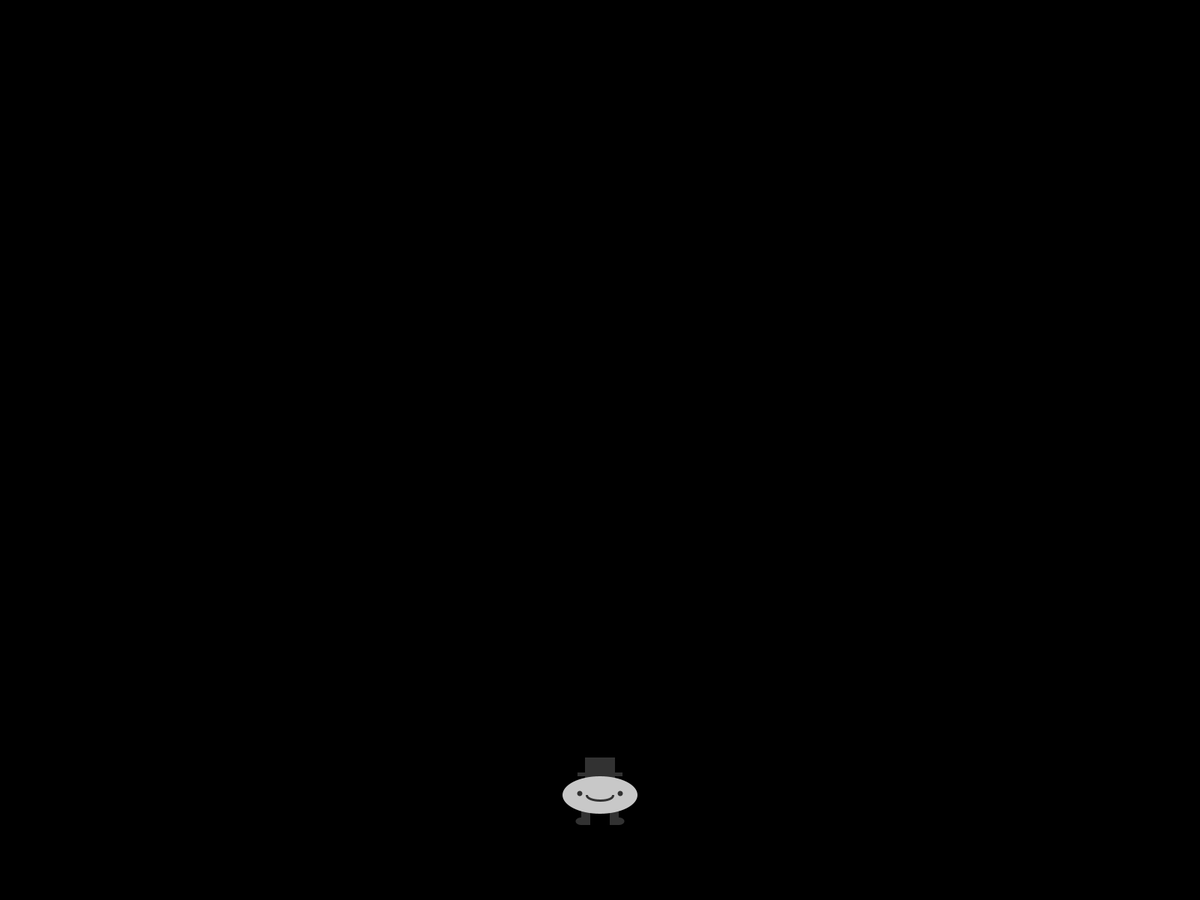
Frame 1 (no input)
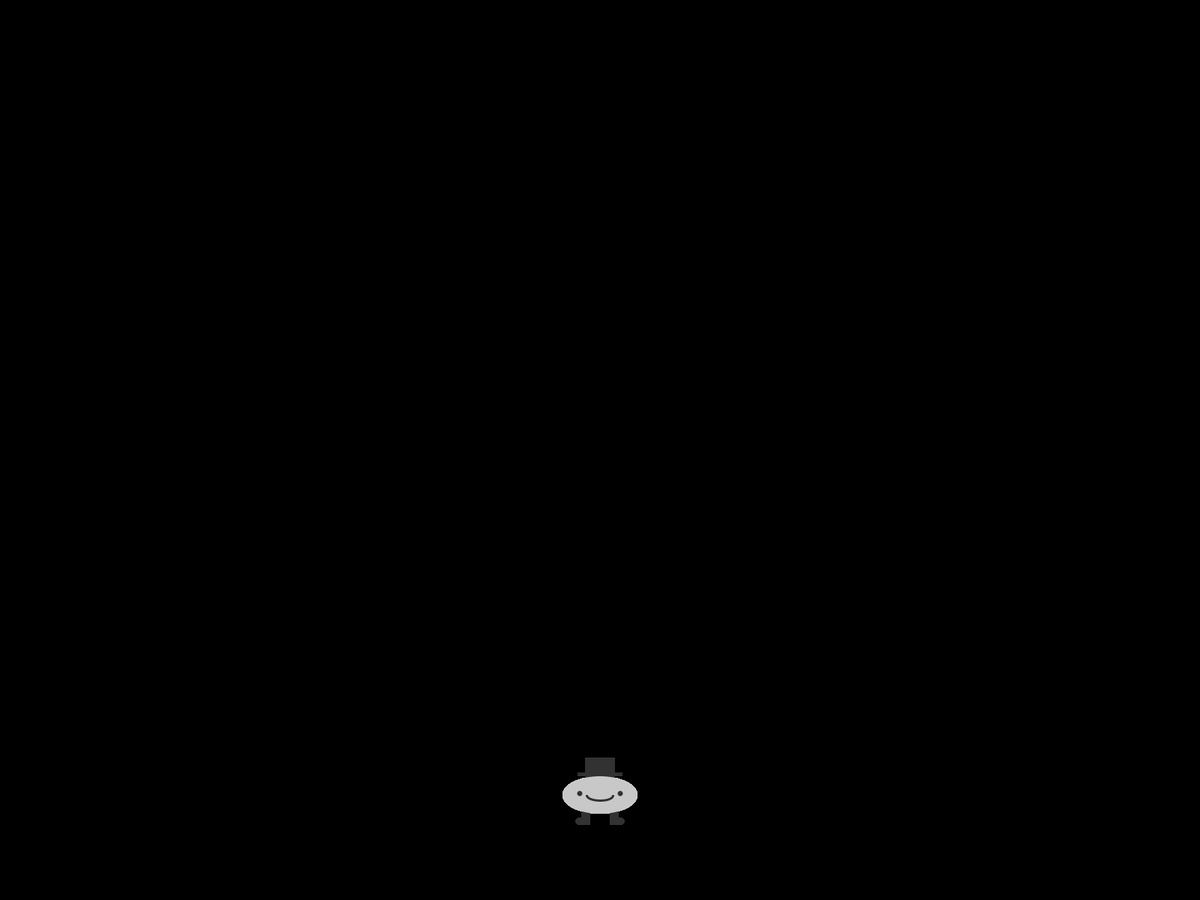
Frame 60 (the mouse pressed at the canvas centre just before this capture)
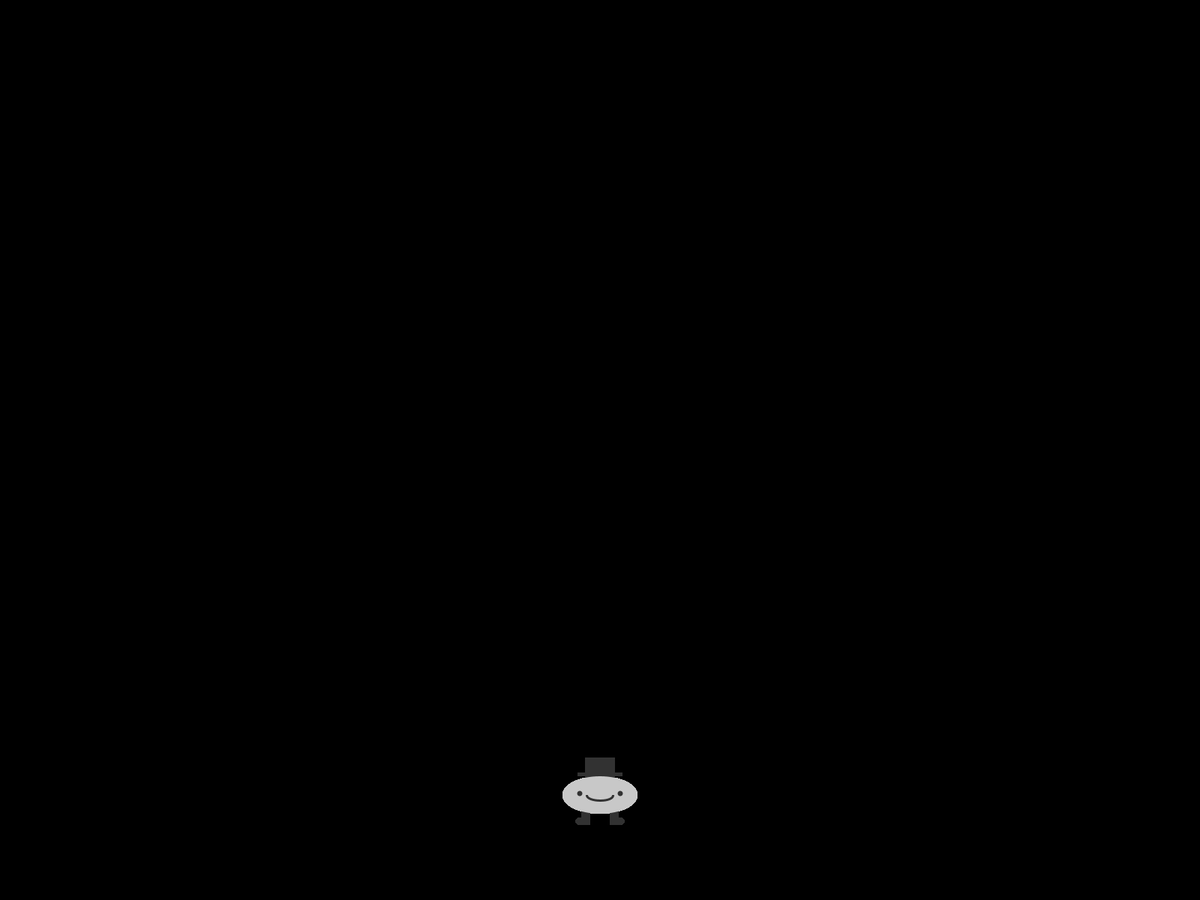
Frame 120 (the mouse held since frame 60 and released just before this capture)

The Processing sketch that drew these frames (run headless with seeded random() and noise(); from frame 60 on, the mouse is pressed at the canvas centre):

// Processing sketch: w03_logo
// ── w03_logo.pde
/*float cY;
float cX;
void setup(){
  fullScreen(); 
  background(0);
  cX = width/2;
  cY = height-100;
}
void draw(){
  fill(0, 0, 0, 100);
  rect(0, 0, width, height);
  drawChar(cX, cY);
  if(key=='a'){
    cX -= 10;
  }
  if (key == 'd'){
    cX += 10;
  }
}*/
void setup(){
  fullScreen();
  background(0);
  
}
void draw(){
  drawChar(width/2, height-100);
}
void drawChar(float x, float y){
  noStroke();
  fill(50);//legs
  rect(x-25, y-20, 12, 20);
  rect(x+13, y-20, 12, 20);
  ellipse(x-25, y-5, 15, 10);
  ellipse(x+25, y-5, 15, 10);
  rect(x-20, y-90, 40, 50);
  rect(x-30, y-70, 60, 5);
  fill(200);
  ellipse(x, y-40, 100, 50);//head
  fill(50);//face
  ellipse(x-27, y-42, 7, 7);
  ellipse(x+27, y-42, 7, 7);
  noFill();
  strokeWeight(3);
  stroke(50);
  ellipse(x, y-40, 35, 15);
  noStroke();
  fill(200);
  rect(x-22,y-60,44,20);
}
